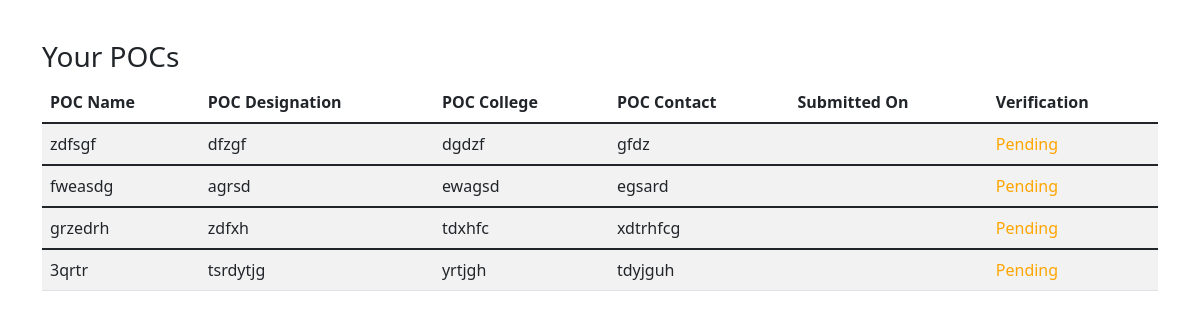
Page /submissions/poc/ (signed in) on the committed database.
### submissions/models.py (models this page shows, shortened)
class Submission(models.Model):
    is_verified= models.BooleanField(default=False)
    user = models.ForeignKey(User,related_name="%(class)s_submissions",on_delete=models.CASCADE)
    submit_date = models.DateField(default=timezone.now)
    class Meta:
        abstract=True

class POC(Submission):
    name = models.CharField(max_length=70)
    design = models.CharField(max_length=60)
    college = models.CharField(max_length=90)
    contact = models.CharField(max_length=13)

### submissions/views.py (the view)
# urls.py: path('poc/', views.pocs, name='pocs'),
@login_required(login_url='dashboard_page')
def pocs(request):
    userNow = request.user
    notification_list = Notifications.objects.filter(
        Q(user=request.user) | Q(user=None)).order_by('-created_on')
    isread = True
    notification_list = Notifications.objects.filter(
        Q(user=request.user) | Q(user=None)).order_by('-created_on')
    for notif in notification_list:
        if not notif.isread:
            isread = False
            break
    context = {
        'pocs': userNow.poc_submissions.all(), 'notification_list': notification_list, 'isread': isread
    }
    return render(request, 'submissions/pocs.html', context)

### templates/submissions/pocs.html (shortened to what this page needs)
{% extends '../basicbootstrap.html'%}
{% block body %}
<div class="container" style = "margin-top:40px">
    <h3>Your POCs</h3>
    <table class="table table-striped">
        <thead>
            <tr>
              <th scope="col">POC Name</th>
              <th scope="col">POC Designation</th>
              <th scope="col">POC College</th>
              <th scope="col">POC Contact</th>
              <th scope="col">Submitted On</th>
              <th scope="col">Verification</th>
            </tr>
        </thead>
    {% for poc in pocs %}
            <tbody>
                <tr>
                  <td>{{poc.name}}</td>
                  <td>{{poc.design}}</td>
                  <td>{{poc.college}}</td>
                  <td>{{poc.contact}}</td>
                  <td>{{poc.submitdate}}</td>
                  {% if poc.validate %}
                    <td><span style = "color:green">Verified</span></td>
                  {% else %}
                    <td><span style = "color:orange">Pending</span></td>
                  {% endif %}
                </tr>
            </tbody>
    {% endfor %}
</table>
</div>
{% endblock %}

### rows in the picture
POC: name "zdfsgf", design "dfzgf", college "dgdzf", contact "gfdz"
POC: name "fweasdg", design "agrsd", college "ewagsd", contact "egsard"
POC: name "grzedrh", design "zdfxh", college "tdxhfc", contact "xdtrhfcg"
POC: name "3qrtr", design "tsrdytjg", college "yrtjgh", contact "tdyjguh"
